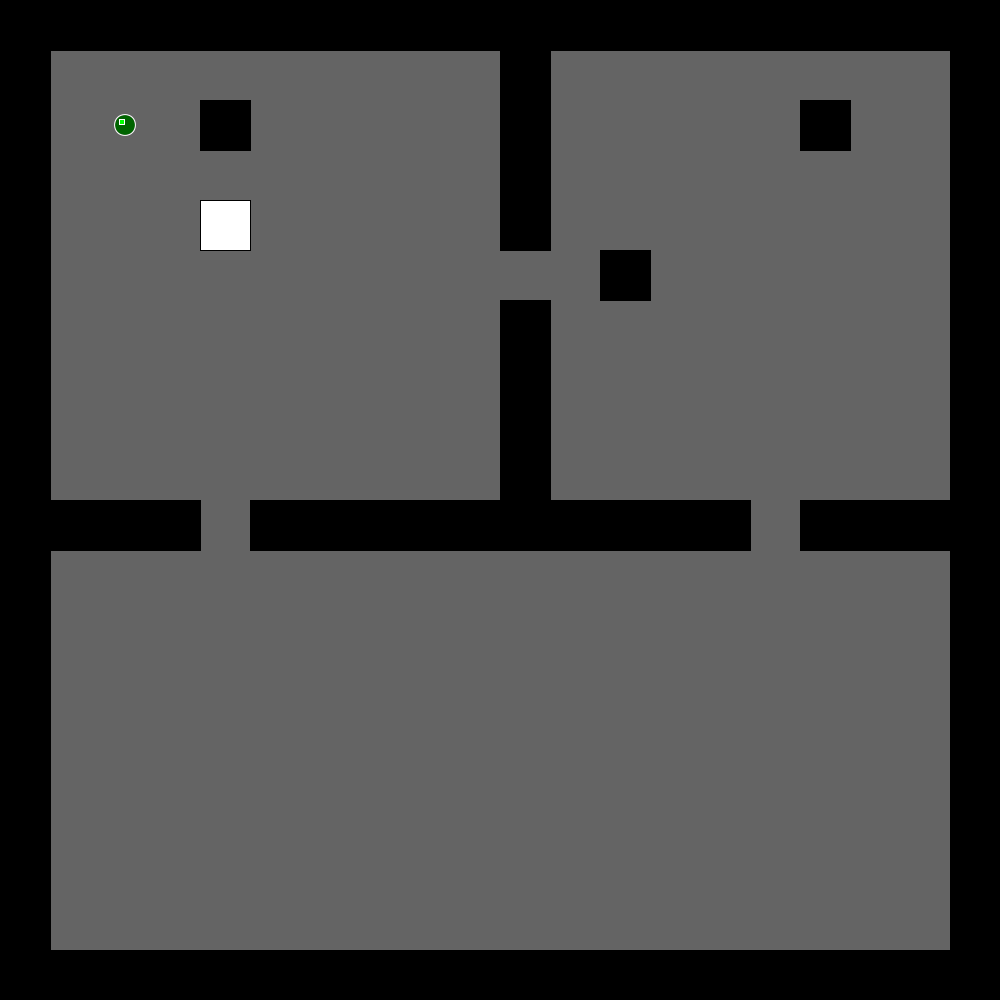
Frame 1 (no input)
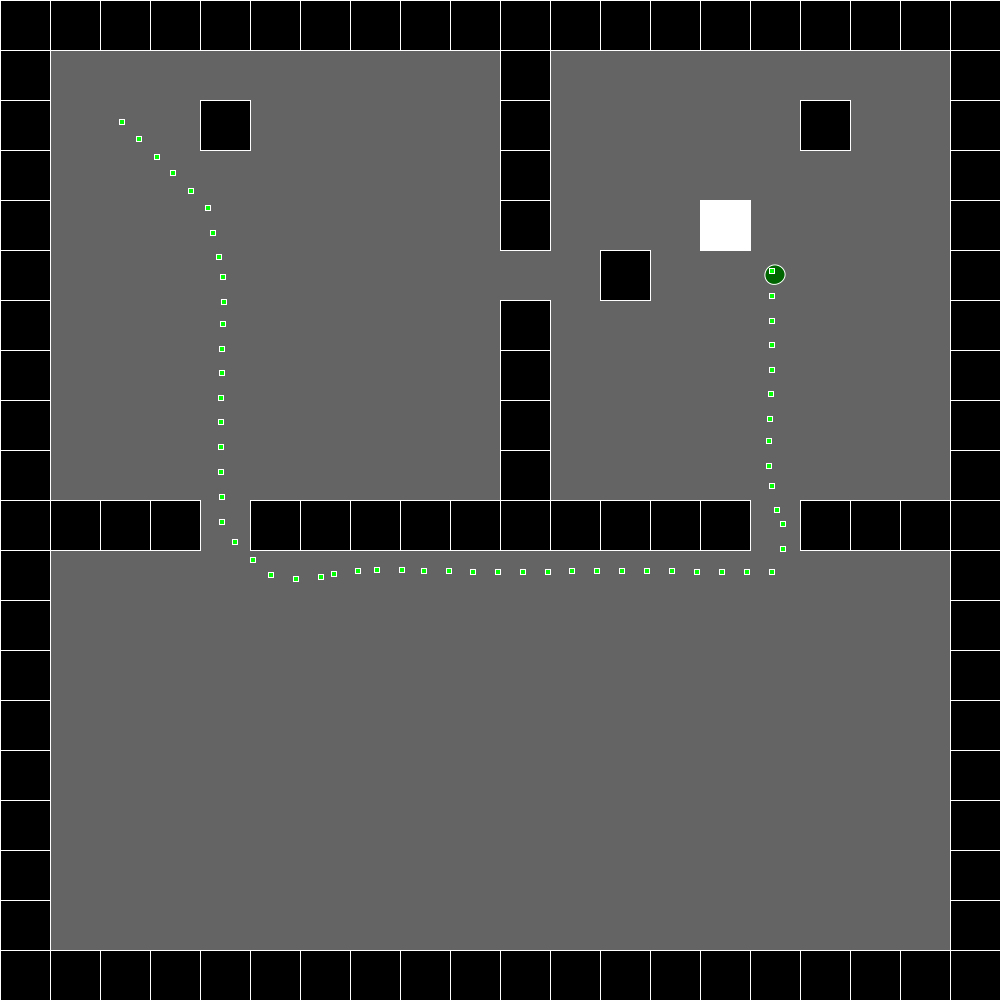
Frame 60 (the mouse pressed at the canvas centre just before this capture)
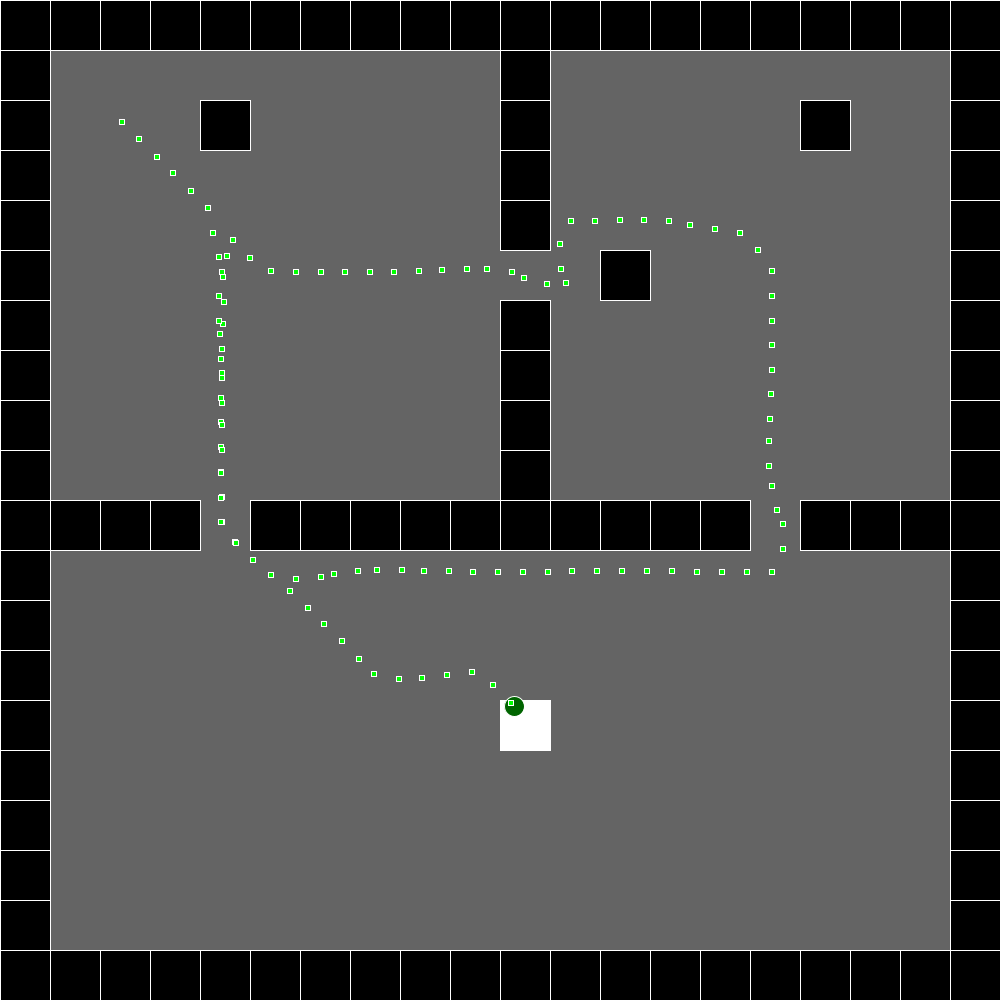
Frame 120 (the mouse held since frame 60 and released just before this capture)

The Processing sketch that drew these frames (run headless with seeded random() and noise(); from frame 60 on, the mouse is pressed at the canvas centre):

// Processing sketch: decitiontree
// ── decitiontree.pde
 import java.util.*;
boolean[] pcurrent={false,false,false,false,false};
void setpcurrent()
{
  if(player.room()==1)pcurrent[0]=true;
  if(player.room()==2)pcurrent[2]=true;
  if(goldplace==1)pcurrent[1]=true;
  if(goldplace==2)pcurrent[3]=true;
  if(goldplace==3)pcurrent[4]=true;
  
}
class dtnode
{
  dtnode child_true;
  dtnode child_false;
  int id;
  int action;
  dtnode(int i,int a){
    id=i;
    action=a;
  }
  dtnode(int i,int a,dtnode t,dtnode f){
    id=i;
    action=a;
    child_true=t;
    child_false=f;
  }
  boolean condition()
  {
    setpcurrent();
    return pcurrent[id];
    /*
    if(id==1){
      if(player.room()==1)
        return true;
       else return false;
    }
    else if(id==2){
      if(goldplace==1) return true;
      else return false;
    }
    else if(id==3){
       if(player.room()==2)
        return true;
       else return false;
    }
    else if(id==6){
      if(goldplace==2)return true;
      else return false;
    }
    else if(id==7){
      if(goldplace==3)return true;
      else return false;
    }
    else return false;
    */
  }  
  int run()
  {
    if(action!=-1)return action;
    if(condition())
      return child_true.run();
    else
      return child_false.run();
  }
 
}
 class Agent{
  PVector position;
  PVector velocity;
  PVector acceleration;
  float[] breadx={};
  float[] bready={};
  void display()
  {
    
    fill(0, 100,0);
    stroke(255);
    pushMatrix();
    translate(position.x, position.y);
    rotate(velocity.heading());
    
    
    ellipse(0,0,20,20); 
   // triangle(5,-1*20,5,20,40,0);

    popMatrix();
   drawBreadCrumbs();
  
    
  }
  void drawBreadCrumbs()
  {
 
      PVector temp = new PVector(position.x-5, position.y-5);
     breadx=append(breadx,temp.x);
     bready=append(bready,temp.y);

  
    for(int i=0 ; i < breadx.length; i++)
    {
        fill(0,255,0);
        rect(breadx[i]-1, bready[i]-1, 5, 5);
    }
  }
  void update(float time)
  {
    
    position.add(PVector.mult(velocity,time));
    velocity.add(PVector.mult(acceleration,time));
  }
  int room()
  {
    if(position.x<550 &&position.x>50 &&position.y<500 &&position.y>50)
        return 1;
    
    if(position.x<950 &&position.x>550 &&position.y<500 &&position.y>50)
        return 3;
    
    else
        return 2;
  }
}
void arrive(Agent agent, PVector targeta)
    {
      float ROS=25;
      float ROD=50;
      float timetotarget=1;
      PVector dir=PVector.sub(targeta,agent.position);
      float dis=dir.mag();
   //   print(dis);
    //  print(targeta.x,targeta.y,agent.position.x,agent.position.y);
      if(dis<=ROS)
     {
 
         agent.acceleration=new PVector(0,0);
    //     agent.velocity=new PVector(1,1);
         pathflag+=1;
         
         if(targeta.x==gold.x&&targeta.y==gold.y)changegold();
       //  print(pathflag);
         return ;
     }
      float targetspeed;
      if(dis <= ROS) return ;
      if(dis > ROD) targetspeed=maxspeed;
      else targetspeed=  maxspeed* dis / ROD;
      dir.normalize();
      dir = PVector.mult(dir,targetspeed);
      
      agent.acceleration =( dir.sub( agent.velocity)).div(timetotarget);

    }
 PVector target = new PVector(0,0);
 PVector tar;
 Agent player;
 int signal=0;
float maxspeed=25;
int goldplace=1;
PVector gold;
int[][] edge=new int[400][8];
PVector[] DIRS={new PVector(1,0),new PVector(0,1),new PVector(-1,0),new PVector(0,1),new PVector(0,-1),new PVector(-1,-1),new PVector(1,1),new PVector(1,0),new PVector(-1,0),new PVector(0,1),new PVector(0,-1),new PVector(-1,1),new PVector(1,-1)};
PVector[] obs={new PVector(25,25),new PVector(75,25),new PVector(125,25),new PVector(175,25),new PVector(225,25),new PVector(275,25),new PVector(325,25),new PVector(375,25),new PVector(425,25),new PVector(475,25),new PVector(525,25),new PVector(575,25),new PVector(625,25),new PVector(675,25),new PVector(725,25),new PVector(775,25),new PVector(825,25),new PVector(875,25),new PVector(925,25),new PVector(975,25),
new PVector(25,975),new PVector(75,975),new PVector(125,975),new PVector(175,975),new PVector(225,975),new PVector(275,975),new PVector(325,975),new PVector(375,975),new PVector(425,975),new PVector(475,975),new PVector(525,975),new PVector(575,975),new PVector(625,975),new PVector(675,975),new PVector(725,975),new PVector(775,975),new PVector(825,975),new PVector(875,975),new PVector(925,975),new PVector(975,975),
new PVector(25,75),new PVector(25,125),new PVector(25,175),new PVector(25,225),new PVector(25,275),new PVector(25,325),new PVector(25,375),new PVector(25,425),new PVector(25,475),new PVector(25,525),new PVector(25,575),new PVector(25,625),new PVector(25,675),new PVector(25,725),new PVector(25,775),new PVector(25,825),new PVector(25,875),new PVector(25,925),
new PVector(975,75),new PVector(975,125),new PVector(975,175),new PVector(975,225),new PVector(975,275),new PVector(975,325),new PVector(975,375),new PVector(975,425),new PVector(975,475),new PVector(975,525),new PVector(975,575),new PVector(975,625),new PVector(975,675),new PVector(975,725),new PVector(975,775),new PVector(975,825),new PVector(975,875),new PVector(975,925),
new PVector(525,75),new PVector(525,125),new PVector(525,175),new PVector(525,225),new PVector(525,325),new PVector(525,375),new PVector(525,425),new PVector(525,475),new PVector(525,525),new PVector(225,125),new PVector(625,275),new PVector(825,125),
new PVector(75,525),new PVector(125,525),new PVector(175,525),new PVector(275,525),new PVector(325,525),new PVector(375,525),new PVector(425,525),new PVector(475,525),new PVector(575,525),new PVector(625,525),new PVector(675,525),new PVector(725,525),new PVector(825,525),new PVector(875,525),new PVector(925,525)};
List<PVector> path = new ArrayList<PVector>();
List<PVector> openSet = new ArrayList<PVector>();
List<PVector> closedSet = new ArrayList<PVector>();
float[] cald=new float[400];
int[] pre=new int[400];
int pathflag=0;
PVector localization(PVector p)
{
  PVector r=new PVector((int)p.x*50+25,(int)p.y*50+25);
  return r;
}
PVector quantization(PVector p)
{
 // print(p.x);
  int x=(int)p.x/50;
  int y=(int)p.y/50;
  return new PVector(x,y);
}
float heuristic(PVector a, PVector b)
{
  return dist(a.x,a.y,b.x,b.y);
}
void astar()
{
  if(openSet.size()<=0) return ;
  PVector best=openSet.get(0);
  float bestDis=heuristic(best,tar)+cald[(int)best.x*20+(int)best.y];
  for(int i=1;i<openSet.size();i++)
  {
    PVector choice=openSet.get(i);
    float dis=heuristic(choice,tar)+cald[(int)choice.x*20+(int)choice.y];
    if(dis<bestDis){
      bestDis=dis;
      best=openSet.get(i);
    }
    
  }
  if(best==tar)
  {
    return ;
  }
  for(int d=0;d<8;d++)
       {
        
         PVector neibor=PVector.add(best,DIRS[d]);
     //    print(neibor.x,neibor.y);
          if(!closedSet.contains(neibor) && edge[(int)best.x*20+(int)best.y][d]==1){
              float dis=cald[(int)best.x*20+(int)best.y]+dist(0,0,DIRS[d].x,DIRS[d].y);
              if(cald[(int)neibor.x*20+(int)neibor.y]>dis){
                cald[(int)neibor.x*20+(int)neibor.y]=dis;
                pre[(int)neibor.x*20+(int)neibor.y]=(int)best.x*20+(int)best.y;
              }
              if(!openSet.contains(neibor))
              openSet.add(neibor);
          }
         
       }
       openSet.remove(best);
       closedSet.add(best);
       astar();
}
void pathfinding()
{
  path = new ArrayList<PVector>();
  openSet = new ArrayList<PVector>();
  closedSet = new ArrayList<PVector>();
  for(int i=0;i<cald.length;i++)
  {
    cald[i]=2000;
    pre[i]=-1;
  }
  PVector pp=quantization(player.position);
  openSet.add(pp);
  cald[(int)pp.x*20+(int)pp.y]=0;
  astar();
  PVector temp = tar;
  path.add(0,temp);
  while (pre[(int)temp.x*20+(int)temp.y] != -1) {
    int gg=pre[(int)temp.x*20+(int)temp.y];
    int gx=gg/20;
    int gy=gg-gx*20;
    PVector pg= new PVector(gx,gy);
    path.add(0,pg);
    temp = pg;
  }
}
 void generate()
 {
  // print(1);
//   print(" ");
   for(int i=0;i<20;i++)
   {
     for(int j=0;j<20;j++)
     {
        PVector curr=new PVector(i,j);
       for(int d=0;d<8;d++)
       {
         PVector neibor=PVector.add(curr,DIRS[d]);
         edge[i*20+j][d]=0;
         if(neibor.x>=0 &&neibor.y>=0&&neibor.x<20&&neibor.y<20){
           edge[i*20+j][d]=1;
         for(int o=0;o<obs.length;o++){
           PVector q=quantization(obs[o]);
           if(curr.x==q.x&&curr.y==q.y)
           {
              edge[i*20+j][d]=0;
           }
           if(neibor.x==q.x &&neibor.y==q.y)
           {
            // print("&&");
             //print(q.x,q.y,i,j);
             //print("$$");
             edge[i*20+j][d]=0;
           }
         }
       }
       }
     }
   }
   
 }
void builddt()
{
  dtnode n11=new dtnode(11,4);
  dtnode n10=new dtnode(10,1);
  dtnode n9=new dtnode(9,3);
  dtnode n8=new dtnode(8,1);
  dtnode n7=new dtnode(4,-1,n10,n11);
  dtnode n6=new dtnode(3,-1,n8,n9);
  dtnode n5=new dtnode(5,2);
 dtnode n4=new dtnode(4,1);
 dtnode n3=new dtnode(2,-1,n6,n7);
 dtnode n2=new dtnode(1,-1,n4,n5);
 dtnode n1=new dtnode(0,-1,n2,n3);
 root=n1;
}
dtnode root;
 void setup()
 {
     size(1000,1000);
     frameRate(50);
     player=  new Agent();
      player.position=new PVector(125,125);
      player.velocity = new PVector(0,0);   
      player.acceleration = new PVector(0,0);
     //   print(obs.length);
      generate();
      builddt();
      gold=new PVector(225,225);
      
 }
 void pathfollowing()
 {
 //  print(signal);
 if(signal==1){
   print(pathflag,path.size());
       if(pathflag>=path.size()){
        player.acceleration=new PVector(0,0);
         player.velocity=new PVector(0,0);
 //        pathflag+=1;
      //   print(gold.x,gold.y);
         if(target.x-gold.x<=1&&target.y-gold.y<=1)changegold();
       signal=0;}
       else{
    //    print(pathflag,path.size());
       PVector t =path.get(pathflag);
       arrive(player,localization(t));
       }
       
  //     print(pathflag,signal);
      }
 }
 void changegold()
 {
   if(goldplace==1){
   goldplace=2;
   if(random(2)<1)
   gold=new PVector(525,725);
    else
   gold=new PVector(525,575);
   }
  else if(goldplace==2){
   goldplace=3;
   gold=new PVector(725,225);
   }
   else if(goldplace==3){
   goldplace=1;
   gold=new PVector(225,225);
   }
 }
 void take_action(int action)
 {
 //  if(signal==0)return ;
   if(action==1)
     target=gold;
   else if(action==2)
     target=new PVector(225,575);
   else if(action==3)
      target=new PVector(775,425);
    else if(action==4)
      target=new PVector(475,275);
     tar=quantization(target);
      pathflag=1;

      pathfinding();
      signal=1;
 }
 void draw()
 {
  background(100);

   for(int i=0;i<obs.length;i++){
  //   print(i);
       fill(0,0,0);
      
          rect(obs[i].x-25,obs[i].y-25,50,50);

      }
      fill(255,255,255);
        rect(gold.x-25,gold.y-25,50,50);
    // print('S',goldplace,root.run(),'X');
     take_action(root.run());
     pathfollowing();
     // print(pathflag);
     //  arrive(player,target);
      player.update(1);
      player.display();
      
     //   signal=0;
  // player.acceleration=new PVector(0,0);
  //player.velocity=new PVector(0,0);

      
   
 }
